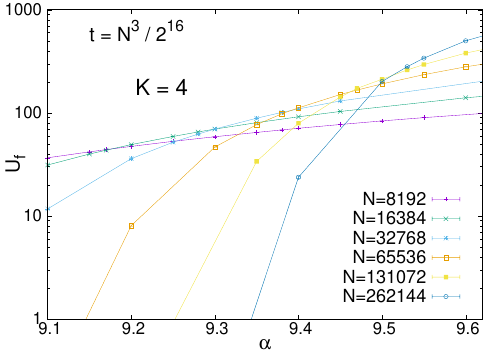

Write the gnuplot code that produced this figure.
set term postscript enhanced color eps dl 2.5
filenameoutput="SA_K_4_cubic.eps"
set output filenameoutput

reset
set size 1,1
set origin 0,0
set log y
set ylabel "{/=28 U_{f}}" rotate by 90 offset 1,0
set xlabel "{/=28 {/Symbol a}}" offset 0,0
set key spacing 2.0 maxrows 10 width 6 at 9.6,18
set xrange [9.1:9.62]
set yrange [1:1000]
set tics  font ",24"
set format y "%g"

set label "{/=28 t = N^{3} / 2^{16}}" at 9.15, 600

set label "{/=32 K = 4}" at 9.205, 175


p "< awk '$1==8192 && $3==1024' ../../Results/SAT/SimulatedAnnealing/FiniteSize/ProcessedData/SA_KSAT_all_K_4.txt" u 2:4:5 w errorl t '{/=26 N=8192',\
"< awk '$1==16384 && $3==4*1024' ../../Results/SAT/SimulatedAnnealing/FiniteSize/ProcessedData/SA_KSAT_all_K_4.txt" u 2:4:5 w errorl t '{/=26 N=16384',\
"< awk '$1==32768 && $3==4*4*1024' ../../Results/SAT/SimulatedAnnealing/FiniteSize/ProcessedData/SA_KSAT_all_K_4.txt" u 2:4:5 w errorl t '{/=26 N=32768',\
"< awk '$1==65536 && $3==4*4*4*1024' ../../Results/SAT/SimulatedAnnealing/FiniteSize/ProcessedData/SA_KSAT_all_K_4.txt" u 2:4:5 w errorl t '{/=26 N=65536',\
"< awk '$1==131072 && $3==4*4*4*4*1024' ../../Results/SAT/SimulatedAnnealing/FiniteSize/ProcessedData/SA_KSAT_all_K_4.txt" u 2:4:5 w errorl t '{/=26 N=131072',\
"< awk '$1==262144 && $3==4*4*4*4*4*1024' ../../Results/SAT/SimulatedAnnealing/FiniteSize/ProcessedData/SA_KSAT_all_K_4.txt" u 2:4:5 w errorl t '{/=26 N=262144'